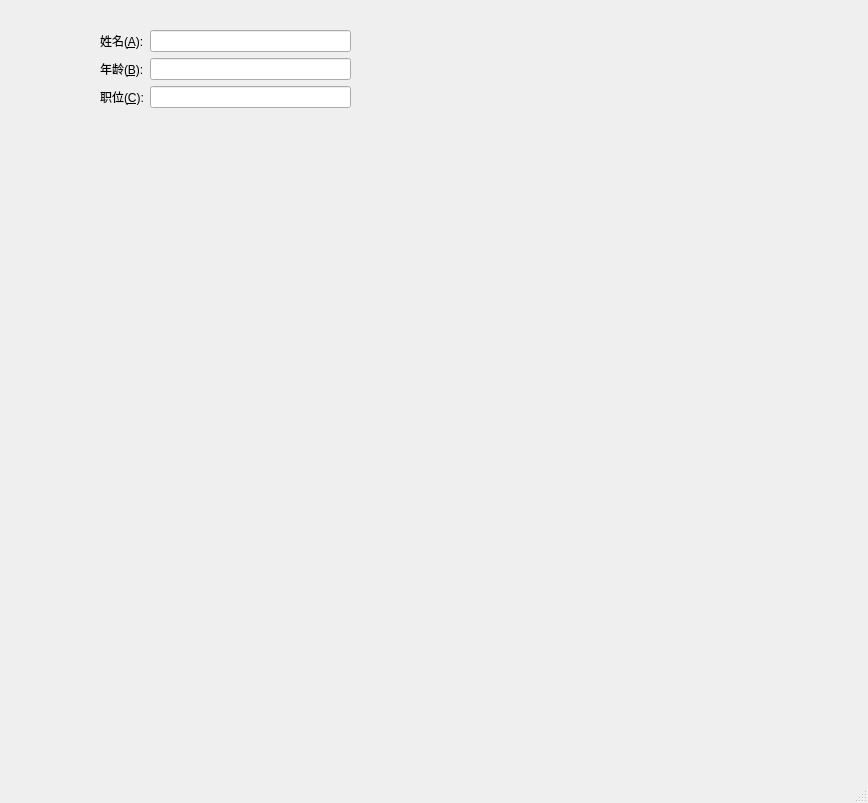
<?xml version="1.0" encoding="UTF-8"?>
<ui version="4.0">
 <class>MainWindow</class>
 <widget class="QMainWindow" name="MainWindow">
  <property name="geometry">
   <rect>
    <x>0</x>
    <y>0</y>
    <width>868</width>
    <height>803</height>
   </rect>
  </property>
  <property name="windowTitle">
   <string>MainWindow</string>
  </property>
  <widget class="QWidget" name="centralwidget">
   <widget class="QWidget" name="formLayoutWidget">
    <property name="geometry">
     <rect>
      <x>100</x>
      <y>30</y>
      <width>251</width>
      <height>131</height>
     </rect>
    </property>
    <layout class="QFormLayout" name="formLayout">
     <item row="0" column="0">
      <widget class="QLabel" name="label">
       <property name="text">
        <string>姓名(&amp;A):</string>
       </property>
       <property name="buddy">
        <cstring>lineEdit</cstring>
       </property>
      </widget>
     </item>
     <item row="0" column="1">
      <widget class="QLineEdit" name="lineEdit"/>
     </item>
     <item row="1" column="0">
      <widget class="QLabel" name="label_2">
       <property name="text">
        <string>年龄(&amp;B):</string>
       </property>
       <property name="buddy">
        <cstring>lineEdit_2</cstring>
       </property>
      </widget>
     </item>
     <item row="1" column="1">
      <widget class="QLineEdit" name="lineEdit_2"/>
     </item>
     <item row="2" column="0">
      <widget class="QLabel" name="label_3">
       <property name="text">
        <string>职位(&amp;C):</string>
       </property>
       <property name="buddy">
        <cstring>lineEdit_3</cstring>
       </property>
      </widget>
     </item>
     <item row="2" column="1">
      <widget class="QLineEdit" name="lineEdit_3"/>
     </item>
    </layout>
   </widget>
  </widget>
  <widget class="QMenuBar" name="menubar">
   <property name="geometry">
    <rect>
     <x>0</x>
     <y>0</y>
     <width>868</width>
     <height>26</height>
    </rect>
   </property>
  </widget>
  <widget class="QStatusBar" name="statusbar"/>
 </widget>
 <resources/>
 <connections/>
</ui>
